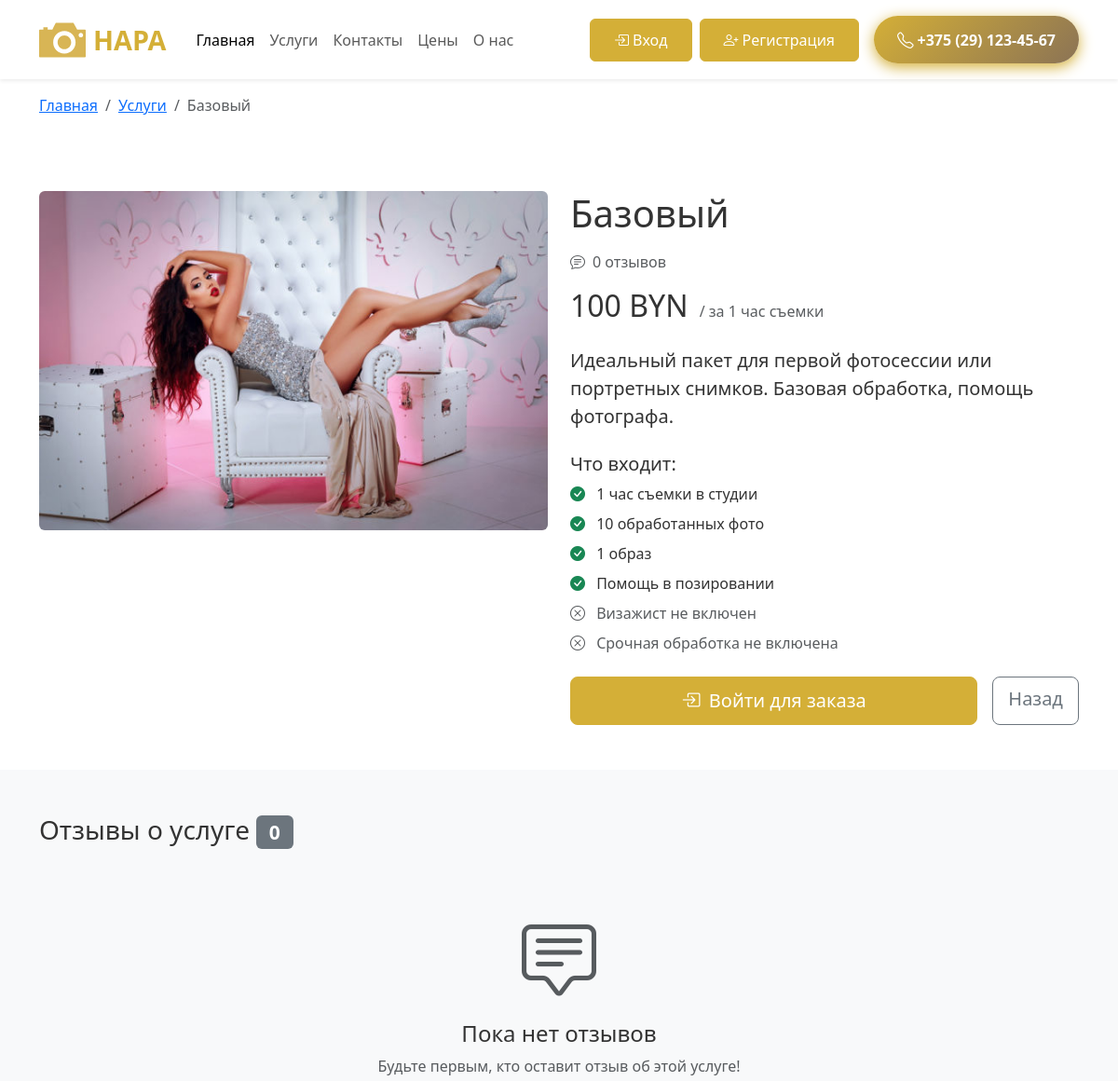
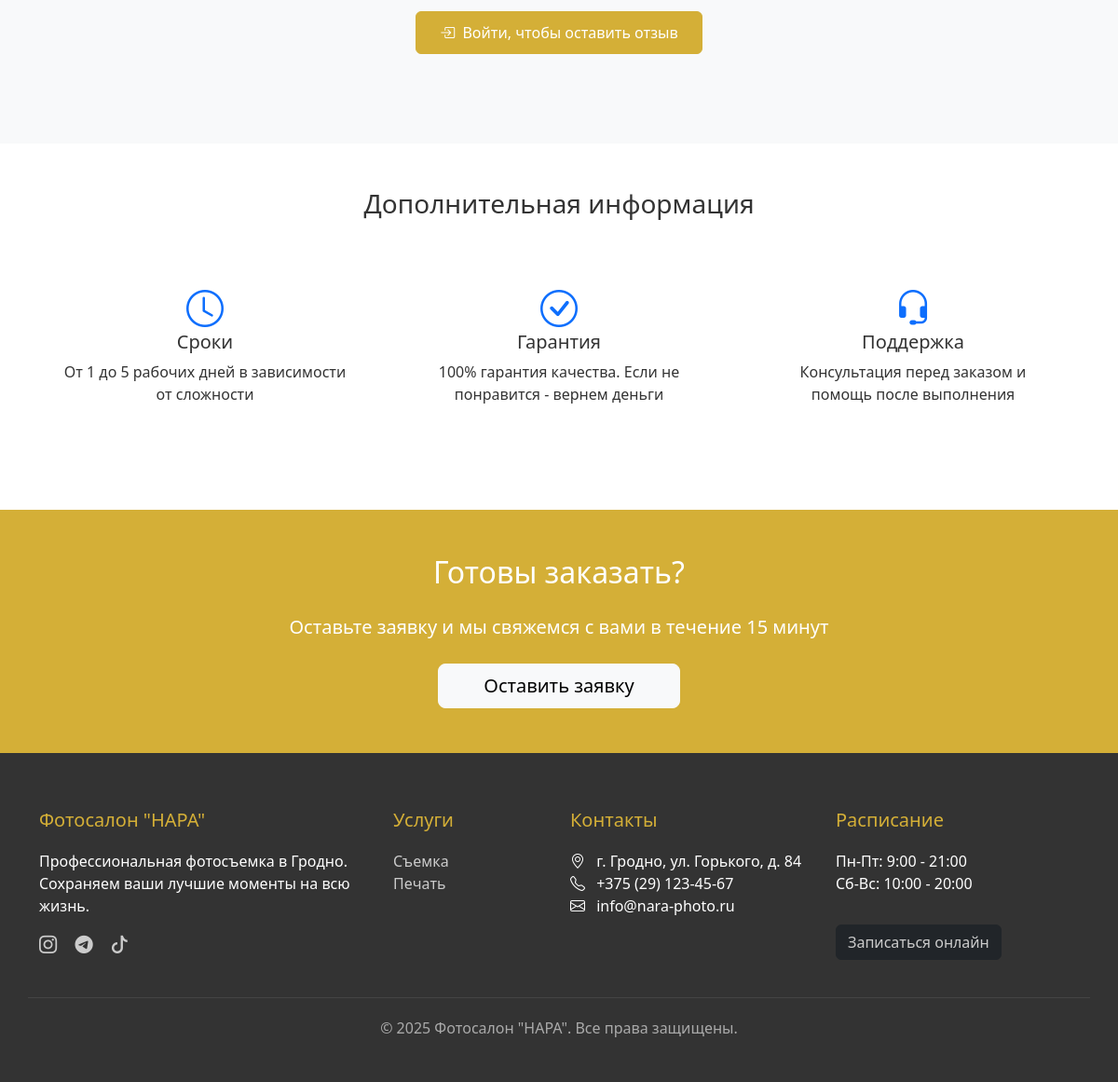
Screenshot of /service/7 with the database file from the repository (2 pictures, top to bottom).
### models.py (models this page shows, shortened)
class Service(db.Model):
    __tablename__ = 'services'
    id = db.Column(db.Integer, primary_key=True)
    title = db.Column(db.String(100), nullable=False)
    category = db.Column(db.String(50), nullable=False)  # 'printing', 'photo_session', 'special_offers'
    subcategory = db.Column(db.String(50))  # Для дополнительной фильтрации
    price_from = db.Column(db.String(20))
    price_period = db.Column(db.String(50))
    image_url = db.Column(db.String(200))
    features = db.Column(db.Text)
    description = db.Column(db.Text)
    order_button_text = db.Column(db.String(50), default="Заказать")
    is_popular = db.Column(db.Boolean, default=False)
    price_value = db.Column(db.Float)  # Для сортировки по цене
    created_at = db.Column(db.DateTime, default=datetime.now)

### app.py (the view)
@app.route("/service/<int:service_id>")
def service_detail(service_id):
    service = Service.query.get_or_404(service_id)
    reviews = (
        Review.query.filter_by(service_id=service_id)
        .order_by(desc(Review.created_at))
        .all()
    )
    return render_template("service_detail.html", service=service, reviews=reviews)

### app.py (called while the page is built)
@app.context_processor
def utility_processor():
    return {'datetime': datetime}

### templates/service_detail.html (shortened to what this page needs)
{% extends 'base.html' %} {% block title %}{{ service.title }}{% endblock %} {%
block main %}
<div class="container py-3">
  <nav aria-label="breadcrumb">
    <ol class="breadcrumb">
      <li class="breadcrumb-item">
        <a href="{{ url_for('index') }}">Главная</a>
      </li>
      <li class="breadcrumb-item">
        <a href="{{ url_for('price') }}">Услуги</a>
      </li>
      <li class="breadcrumb-item active">{{ service.title }}</li>
    </ol>
  </nav>
</div>
<section class="py-5">
  <div class="container">
    <div class="row">
      <div class="col-lg-6">
        <img
          src="{{ url_for('static', filename=service.image_url) }}"
          alt="{{ service.title }}"
          class="img-fluid rounded"
        />
      </div>
      <div class="col-lg-6 mt-4 mt-lg-0">
        <h1 class="mb-3">{{ service.title }}</h1>
        <div class="d-flex align-items-center mb-3">
          <i class="bi bi-chat-text me-2 text-muted"></i>
          <span class="text-muted"> {{ reviews|length }} отзывов </span>
        </div>
        <div class="price-display mb-4">
          <span class="h2">{{ service.price_from }}</span>
          {% if service.price_period %}
          <span class="text-muted ms-2">/ {{ service.price_period }}</span>
          {% endif %}
        </div>
        {% if service.description %}
        <p class="lead mb-4">{{ service.description }}</p>
        {% endif %}
        {% if service.features and service.features != 'None' %}
        <div class="mb-4">
          <h5>Что входит:</h5>
          <ul class="list-unstyled">
            {% for feature in service.features.split(';') %}
            <li class="mb-2">
              {% if 'cross:' in feature %}
              <i class="bi bi-x-circle text-muted me-2"></i>
              <span class="text-muted"
                >{{ feature|replace('cross:', '') }}</span
              >
              {% else %}
              <i class="bi bi-check-circle-fill text-success me-2"></i>
              {{ feature }} {% endif %}
            </li>
            {% endfor %}
          </ul>
        </div>
        {% endif %}
        <div class="d-flex gap-3">
          {% if current_user.is_authenticated %}
          <a
            href="{{ url_for('create_order', service_id=service.id) }}"
            class="btn btn-primary-custom btn-lg flex-grow-1"
          >
            <i class="bi bi-bag-check me-1"></i> Заказать
          </a>
          {% else %}
          <a
            href="{{ url_for('login') }}"
            class="btn btn-primary-custom btn-lg flex-grow-1"
          >
            <i class="bi bi-box-arrow-in-right me-1"></i> Войти для заказа
          </a>
          {% endif %}
          <a
            href="{{ url_for('price') }}"
            class="btn btn-outline-secondary btn-lg"
          >
            Назад
          </a>
        </div>
      </div>
    </div>
  </div>
</section>
<section
  class="py-5 {% if not current_user.is_authenticated %}bg-light{% endif %}"
>
  <div class="container">
    <h3 class="mb-4">
      Отзывы о услуге
      <span class="badge bg-secondary">{{ reviews|length }}</span>
    </h3>
    {% if reviews %}
    <div class="row">
      {% for review in reviews %}
      <div class="col-md-6 mb-4">
        <div class="card h-100">
          <div class="card-body">
            <div class="d-flex justify-content-between align-items-start mb-3">
              <div>
                <h6 class="card-title mb-1">
                  {{ review.user.first_name }} {{ review.user.last_name }}
                </h6>
                <small class="text-muted">
                  {{ review.created_at.strftime('%d.%m.%Y в %H:%M') }}
                </small>
              </div>
            </div>
            <p class="card-text">{{ review.content }}</p>
            <div></div>
            {% if current_user.is_authenticated and review.user_id ==
            current_user.id %}
            <div class="p-3 border-top text-center">
              <small>Это ваш отзыв, вы можете его</small>
              <form
                method="POST"
                action="{{ url_for('delete_review', review_id=review.id) }}"
                class="mt-2"
                onsubmit="return confirm('Удалить отзыв?');"
              >
                <button type="submit" class="btn btn-sm btn-outline-danger">
                  <i class="bi bi-trash me-1"></i> Удалить
                </button>
              </form>
            </div>
            {% endif %}
          </div>
        </div>
      </div>
      {% endfor %}
    </div>
    {% else %}
    <div class="text-center py-5">
      <i class="bi bi-chat-square-text display-1 text-muted"></i>
      <h4 class="mt-3">Пока нет отзывов</h4>
      <p class="text-muted">Будьте первым, кто оставит отзыв об этой услуге!</p>
      {% if not current_user.is_authenticated %}
      <a href="{{ url_for('login') }}" class="btn btn-primary-custom">
        <i class="bi bi-box-arrow-in-right me-1"></i> Войти, чтобы оставить
        отзыв
      </a>
      {% endif %}
    </div>
    {% endif %}
  </div>
</section>
<section class="py-5 {% if reviews %}bg-light{% endif %}">
  <div class="container">
    <h3 class="text-center mb-5">Дополнительная информация</h3>
    <div class="row">
      <div class="col-md-4 text-center mb-4">
        <div class="p-4">
          <i class="bi bi-clock display-6 text-primary mb-3"></i>
          <h5>Сроки</h5>
          <p>От 1 до 5 рабочих дней в зависимости от сложности</p>
        </div>
      </div>
      <div class="col-md-4 text-center mb-4">
        <div class="p-4">
          <i class="bi bi-check-circle display-6 text-primary mb-3"></i>
          <h5>Гарантия</h5>
          <p>100% гарантия качества. Если не понравится - вернем деньги</p>
        </div>
      </div>
      <div class="col-md-4 text-center mb-4">
        <div class="p-4">
          <i class="bi bi-headset display-6 text-primary mb-3"></i>
          <h5>Поддержка</h5>
          <p>Консультация перед заказом и помощь после выполнения</p>
        </div>
      </div>
    </div>
  </div>
</section>
<section class="py-5 bg-price text-white">
  <div class="container text-center">
    <h2 class="mb-4">Готовы заказать?</h2>
    <p class="lead mb-4">
      Оставьте заявку и мы свяжемся с вами в течение 15 минут
    </p>
    <a href="{{ url_for('index') }}#contact" class="btn btn-light btn-lg px-5">
      Оставить заявку
    </a>
  </div>
</section>
{% endblock %}

### static/css/style.css (style rules this page uses)
:root { --primary-color: #d4af37; --secondary-color: #8b7355; --dark-color: #333333; --light-color: #f8f9fa; }
body { font-family: "Segoe UI", Tahoma, Geneva, Verdana, sans-serif; color: var(--dark-color); }
.btn-primary-custom { background-color: var(--primary-color); border-color: var(--primary-color); color: white; font-weight: 500; padding: 10px 25px; }
.bg-price { background-color: var(--primary-color); border-color: var(--primary-color); }

### rows the page displays
Service: title "Базовый", image_url (picture), price_from "100 BYN", price_period "за 1 час съемки", description "Идеальный пакет для первой фотосессии или портретных снимков. Базовая обработка, помощь фотографа."

### other values shown
{{ reviews|length }} "0"
{{ feature }} "1 час съемки в студии" "10 обработанных фото" "1 образ" "Помощь в позировании"
{{ feature|replace('cross:', '') }} "Визажист не включен" "Срочная обработка не включена"
